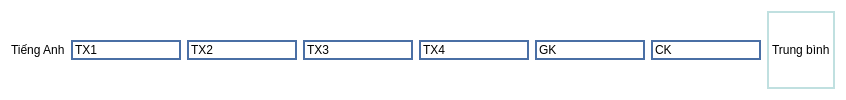
               <widget class="QWidget" name="widget_39" native="true">
                <property name="styleSheet">
                 <string notr="true">background-color: rgb(255, 255, 255);</string>
                </property>
                <layout class="QHBoxLayout" name="horizontalLayout_32">
                 <item>
                  <widget class="QLabel" name="label_47">
                   <property name="text">
                    <string>Tiếng Anh</string>
                   </property>
                  </widget>
                 </item>
                 <item>
                  <widget class="QLineEdit" name="lineEdit_159">
                   <property name="styleSheet">
                    <string notr="true">border: 2px solid #4A6FA5;</string>
                   </property>
                   <property name="text">
                    <string>TX1</string>
                   </property>
                  </widget>
                 </item>
                 <item>
                  <widget class="QLineEdit" name="lineEdit_160">
                   <property name="styleSheet">
                    <string notr="true">border: 2px solid #4A6FA5;</string>
                   </property>
                   <property name="text">
                    <string>TX2</string>
                   </property>
                  </widget>
                 </item>
                 <item>
                  <widget class="QLineEdit" name="lineEdit_161">
                   <property name="styleSheet">
                    <string notr="true">border: 2px solid #4A6FA5;</string>
                   </property>
                   <property name="text">
                    <string>TX3</string>
                   </property>
                  </widget>
                 </item>
                 <item>
                  <widget class="QLineEdit" name="lineEdit_162">
                   <property name="styleSheet">
                    <string notr="true">border: 2px solid #4A6FA5;</string>
                   </property>
                   <property name="text">
                    <string>TX4</string>
                   </property>
                  </widget>
                 </item>
                 <item>
                  <widget class="QLineEdit" name="lineEdit_163">
                   <property name="styleSheet">
                    <string notr="true">border: 2px solid #4A6FA5;</string>
                   </property>
                   <property name="text">
                    <string>GK</string>
                   </property>
                  </widget>
                 </item>
                 <item>
                  <widget class="QLineEdit" name="lineEdit_164">
                   <property name="styleSheet">
                    <string notr="true">border: 2px solid #4A6FA5;</string>
                   </property>
                   <property name="text">
                    <string>CK</string>
                   </property>
                  </widget>
                 </item>
                 <item>
                  <widget class="QLabel" name="label_48">
                   <property name="styleSheet">
                    <string notr="true">border: 2px solid #C0E0E0;</string>
                   </property>
                   <property name="text">
                    <string>Trung bình</string>
                   </property>
                  </widget>
                 </item>
                </layout>
               </widget>
